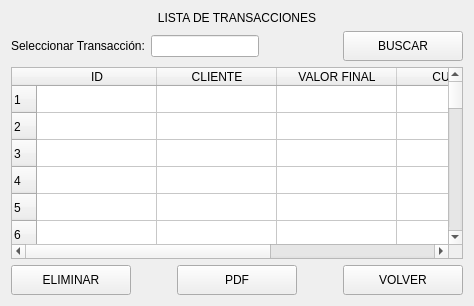
               <widget class="QWidget" name="page_8lista_transacciones">
                <layout class="QVBoxLayout" name="verticalLayout_5">
                 <item>
                  <widget class="QLabel" name="label">
                   <property name="text">
                    <string>LISTA DE TRANSACCIONES</string>
                   </property>
                   <property name="alignment">
                    <set>Qt::AlignmentFlag::AlignCenter</set>
                   </property>
                  </widget>
                 </item>
                 <item>
                  <layout class="QHBoxLayout" name="horizontalLayout_23">
                   <item>
                    <widget class="QLabel" name="label_50">
                     <property name="text">
                      <string>Seleccionar Transacción:</string>
                     </property>
                    </widget>
                   </item>
                   <item>
                    <widget class="QLineEdit" name="lineEdit_41"/>
                   </item>
                   <item>
                    <spacer name="horizontalSpacer_23">
                     <property name="orientation">
                      <enum>Qt::Orientation::Horizontal</enum>
                     </property>
                     <property name="sizeHint" stdset="0">
                      <size>
                       <width>40</width>
                       <height>20</height>
                      </size>
                     </property>
                    </spacer>
                   </item>
                   <item>
                    <widget class="QPushButton" name="bt_buscar_transaccion">
                     <property name="minimumSize">
                      <size>
                       <width>120</width>
                       <height>30</height>
                      </size>
                     </property>
                     <property name="text">
                      <string>BUSCAR</string>
                     </property>
                     <property name="icon">
                      <iconset>
                       <normaloff>img/search.svg</normaloff>img/search.svg</iconset>
                     </property>
                    </widget>
                   </item>
                  </layout>
                 </item>
                 <item>
                  <widget class="QTableWidget" name="tabla_clientes">
                   <property name="rowCount">
                    <number>200</number>
                   </property>
                   <attribute name="horizontalHeaderMinimumSectionSize">
                    <number>50</number>
                   </attribute>
                   <attribute name="horizontalHeaderDefaultSectionSize">
                    <number>120</number>
                   </attribute>
                   <attribute name="verticalHeaderCascadingSectionResizes">
                    <bool>true</bool>
                   </attribute>
                   <attribute name="verticalHeaderMinimumSectionSize">
                    <number>20</number>
                   </attribute>
                   <attribute name="verticalHeaderDefaultSectionSize">
                    <number>27</number>
                   </attribute>
                   <row/>
                   <row/>
                   <row/>
                   <row/>
                   <row/>
                   <row/>
                   <row/>
                   <row/>
                   <row/>
                   <row/>
                   <row/>
                   <row/>
                   <row/>
                   <row/>
                   <row/>
                   <row/>
                   <row/>
                   <row/>
                   <row/>
                   <row/>
                   <row/>
                   <row/>
                   <row/>
                   <row/>
                   <row/>
                   <row/>
                   <row/>
                   <row/>
                   <row/>
                   <row/>
                   <row/>
                   <row/>
                   <row/>
                   <row/>
                   <row/>
                   <row/>
                   <row/>
                   <row/>
                   <row/>
                   <row/>
                   <row/>
                   <row/>
                   <row/>
                   <row/>
                   <row/>
                   <row/>
                   <row/>
                   <row/>
                   <row/>
                   <row/>
                   <row/>
                   <row/>
                   <row/>
                   <row/>
                   <row/>
                   <row/>
                   <row/>
                   <row/>
                   <row/>
                   <row/>
                   <row/>
                   <row/>
                   <row/>
                   <row/>
                   <row/>
                   <row/>
                   <row/>
                   <row/>
                   <row/>
                   <row/>
                   <row/>
                   <row/>
                   <row/>
                   <row/>
                   <row/>
                   <row/>
                   <row/>
                   <row/>
                   <row/>
                   <row/>
                   <row/>
                   <row/>
                   <row/>
                   <row/>
                   <row/>
                   <row/>
                   <row/>
                   <row/>
                   <row/>
                   <row/>
                   <row/>
                   <row/>
                   <row/>
                   <row/>
                   <row/>
                   <row/>
                   <row/>
                   <row/>
                   <row/>
                   <row/>
                   <row/>
                   <row/>
                   <row/>
                   <row/>
                   <row/>
                   <row/>
                   <row/>
                   <row/>
                   <row/>
                   <row/>
                   <row/>
                   <row/>
                   <row/>
                   <row/>
                   <row/>
                   <row/>
                   <row/>
                   <row/>
                   <row/>
                   <row/>
                   <row/>
                   <row/>
                   <row/>
                   <row/>
                   <row/>
                   <row/>
                   <row/>
                   <row/>
                   <row/>
                   <row/>
                   <row/>
                   <row/>
                   <row/>
                   <row/>
                   <row/>
                   <row/>
                   <row/>
                   <row/>
                   <row/>
                   <row/>
                   <row/>
                   <row/>
                   <row/>
                   <row/>
                   <row/>
                   <row/>
                   <row/>
                   <row/>
                   <row/>
                   <row/>
                   <row/>
                   <row/>
                   <row/>
                   <row/>
                   <row/>
                   <row/>
                   <row/>
                   <row/>
                   <row/>
                   <row/>
                   <row/>
                   <row/>
                   <row/>
                   <row/>
                   <row/>
                   <row/>
                   <row/>
                   <row/>
                   <row/>
                   <row/>
                   <row/>
                   <row/>
                   <row/>
                   <row/>
                   <row/>
                   <row/>
                   <row/>
                   <row/>
                   <row/>
                   <row/>
                   <row/>
                   <row/>
                   <row/>
                   <row/>
                   <row/>
                   <row/>
                   <row/>
                   <row/>
                   <row/>
                   <row/>
                   <row/>
                   <row/>
                   <row/>
                   <row/>
                   <row/>
                   <row/>
                   <row/>
                   <row/>
                   <row/>
                   <row/>
                   <column>
                    <property name="text">
                     <string>ID</string>
                    </property>
                   </column>
                   <column>
                    <property name="text">
                     <string>CLIENTE</string>
                    </property>
                   </column>
                   <column>
                    <property name="text">
                     <string>VALOR FINAL</string>
                    </property>
                   </column>
                   <column>
                    <property name="text">
                     <string>CUOTAS</string>
                    </property>
                   </column>
                   <column>
                    <property name="text">
                     <string>VALOR DE CUOTA</string>
                    </property>
                   </column>
                  </widget>
                 </item>
                 <item>
                  <layout class="QHBoxLayout" name="horizontalLayout_3">
                   <item>
                    <widget class="QPushButton" name="bt_eliminar_transaccion">
                     <property name="minimumSize">
                      <size>
                       <width>120</width>
                       <height>30</height>
                      </size>
                     </property>
                     <property name="text">
                      <string>ELIMINAR</string>
                     </property>
                     <property name="icon">
                      <iconset>
                       <normaloff>img/trash.svg</normaloff>img/trash.svg</iconset>
                     </property>
                    </widget>
                   </item>
                   <item>
                    <spacer name="horizontalSpacer_2">
                     <property name="orientation">
                      <enum>Qt::Orientation::Horizontal</enum>
                     </property>
                     <property name="sizeHint" stdset="0">
                      <size>
                       <width>40</width>
                       <height>20</height>
                      </size>
                     </property>
                    </spacer>
                   </item>
                   <item>
                    <widget class="QPushButton" name="bt_pdf_transaccion">
                     <property name="minimumSize">
                      <size>
                       <width>120</width>
                       <height>30</height>
                      </size>
                     </property>
                     <property name="text">
                      <string>PDF</string>
                     </property>
                     <property name="icon">
                      <iconset>
                       <normaloff>img/file-text.svg</normaloff>img/file-text.svg</iconset>
                     </property>
                    </widget>
                   </item>
                   <item>
                    <spacer name="horizontalSpacer_39">
                     <property name="orientation">
                      <enum>Qt::Orientation::Horizontal</enum>
                     </property>
                     <property name="sizeHint" stdset="0">
                      <size>
                       <width>40</width>
                       <height>20</height>
                      </size>
                     </property>
                    </spacer>
                   </item>
                   <item>
                    <widget class="QPushButton" name="bt_Volver_Menu">
                     <property name="minimumSize">
                      <size>
                       <width>120</width>
                       <height>30</height>
                      </size>
                     </property>
                     <property name="text">
                      <string>VOLVER</string>
                     </property>
                     <property name="icon">
                      <iconset>
                       <normaloff>img/corner-down-left.svg</normaloff>img/corner-down-left.svg</iconset>
                     </property>
                    </widget>
                   </item>
                  </layout>
                 </item>
                </layout>
               </widget>
